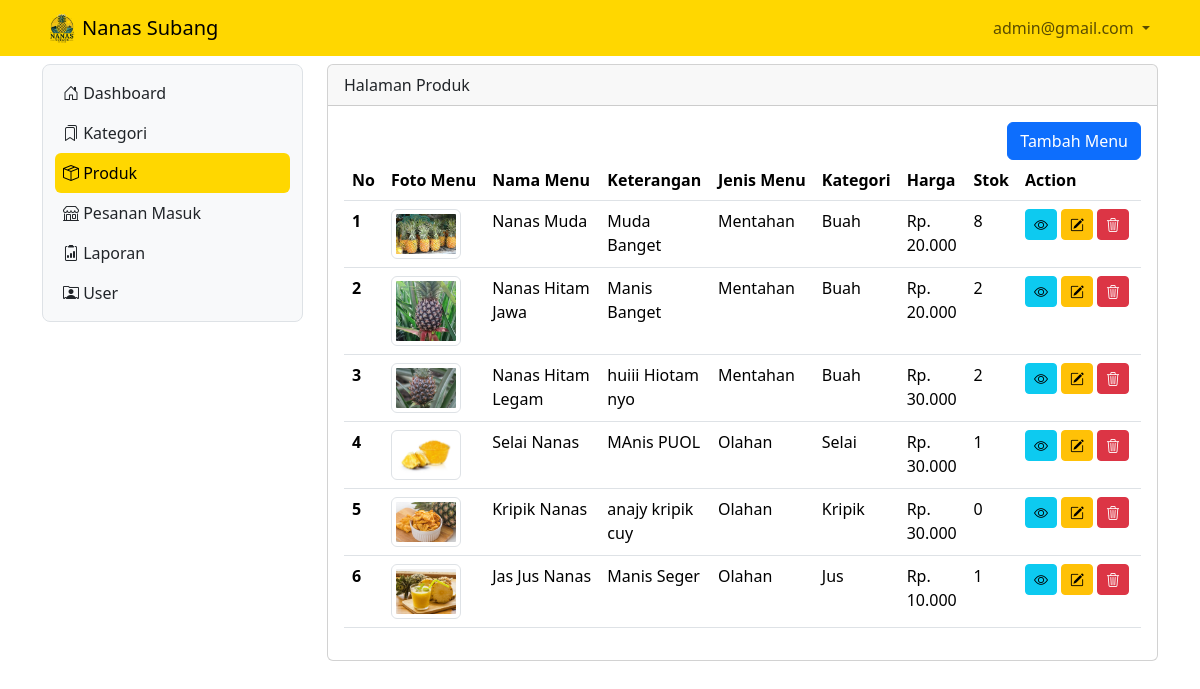
Page /admin/produk (signed in) on the committed database.
### tables this page shows
CREATE TABLE `tb_daftar_menu` (
  `id` int NOT NULL,
  `foto` varchar(200) DEFAULT NULL,
  `nama_menu` varchar(200) DEFAULT NULL,
  `keterangan` varchar(200) DEFAULT NULL,
  `kategori` int DEFAULT NULL,
  `harga` int DEFAULT NULL,
  `stok` int DEFAULT NULL
);

CREATE TABLE `tb_kategori` (
  `id_kategori` int NOT NULL,
  `jenis_menu` int DEFAULT NULL,
  `kategori_menu` varchar(50) DEFAULT NULL
);

### admin/proses/koneksi.php (called while the page is built, shortened)
<?php
if (!class_exists('Database')) {
    class Database
    {
        private $host = "localhost";
        private $user = "root";
        private $password = "";
        private $dbName = "sistem_penjualan_nanas";
        public $conn;
        public function __construct()
        {
            $this->conn = new mysqli($this->host, $this->user, $this->password, $this->dbName);
        }
        public function getConnection()
        {
            return $this->conn;
        }
    }
}

### admin/produk.php (the view, shortened to what this page needs)
<?php
include_once "proses/koneksi.php";
$db = new Database();
$conn = $db->getConnection();
$hasil = [];
$query = mysqli_query($conn, "SELECT * FROM tb_daftar_menu
    LEFT JOIN tb_kategori ON tb_kategori.id_kategori = tb_daftar_menu.kategori");
while ($record = mysqli_fetch_array($query)) {
    $hasil[] = $record;
}
$level_nanas = isset($_SESSION['level_nanas']) ? $_SESSION['level_nanas'] : 0;
?>
<div class="col-lg-9 mt-2">
    <div class="card">
        <div class="card-header">
            Halaman Produk
        </div>
        <div class="card-body">
            <div class="row">
                <div class="col d-flex justify-content-end">
                    <?php if ($level_nanas <= 1): ?>
                        <button class="btn btn-primary" data-bs-toggle="modal" data-bs-target="#Modal_Tambah_Menu"> Tambah Menu</button>
                    <?php endif; ?>
                </div>
            </div>
            <?php
            if (empty($hasil)) {
                echo "Data Menu Yang Dicari Tidak Ada";
            } else {
            ?>
                <div class="table-responsive">
                    <table class="table table-hover">
                        <thead>
                            <tr class="text-nowrap">
                                <th scope="col">No</th>
                                <th scope="col">Foto Menu</th>
                                <th scope="col">Nama Menu</th>
                                <th scope="col">Keterangan</th>
                                <th scope="col">Jenis Menu</th>
                                <th scope="col">Kategori</th>
                                <th scope="col">Harga</th>
                                <th scope="col">Stok</th>
                                <th scope="col">Action</th>
                            </tr>
                        </thead>
                        <tbody>
                            <?php
                            $no = 1;
                            foreach ($hasil as $row) {
                            ?>
                                <tr>
                                    <th scope="row"><?php echo $no++; ?></th>
                                    <td>
                                        <div style="width: 70px">
                                            <img src="assets/img/<?php echo $row['foto'] ?>" class="img-thumbnail" alt="...">
                                        </div>
                                    </td>
                                    <td><?php echo $row['nama_menu'] ?></td>
                                    <td><?php echo $row['keterangan'] ?></td>
                                    <td><?php echo ($row['jenis_menu'] == 1) ? "Mentahan" : "Olahan" ?></td>
                                    <td><?php echo $row['kategori_menu'] ?></td>
                                    <td>Rp. <?php echo number_format($row['harga'], 0, ',', '.') ?></td>
                                    <td><?php echo $row['stok'] ?></td>
                                    <td>
                                        <div class="d-flex">
                                            <button class="btn btn-info btn-sm me-1" data-bs-toggle="modal" data-bs-target="#Modal_View_Menu<?php echo $row['id'] ?>"><i class="bi bi-eye"></i></button>
                                            <button class="btn btn-warning btn-sm me-1" data-bs-toggle="modal" data-bs-target="#Modal_Edit_Menu<?php echo $row['id'] ?>"><i class="bi bi-pencil-square"></i></i></button>
                                            <?php if ($level_nanas <= 1): ?>
                                                <button class="btn btn-danger btn-sm me-1" data-bs-toggle="modal" data-bs-target="#Modal_Delete<?php echo $row['id'] ?>"><i class="bi bi-trash3"></i></button>
                                            <?php endif; ?>
                                        </div>
                                    </td>
                                </tr>
                            <?php
                            }
                            ?>
                        </tbody>
                    </table>
                </div>
            <?php
            }
            ?>
        </div>
    </div>
</div>

### admin/header.php (shortened to what this page needs)
<?php
include_once "proses/koneksi.php";
?>
<nav class="navbar navbar-expand sticky-top" style="background-color:gold">
    <div class="container-lg">
        <img src="assets/img/nnas.png" alt="Bootstrap" width="40" height="40">
        <a class="navbar-brand" href=".">Nanas Subang</a>
        <div class="collapse navbar-collapse justify-content-end" id="navbarNavDropdown">
            <ul class="navbar-nav">
                <li class="nav-item dropdown">
                    <a class="nav-link dropdown-toggle" href="#" role="button" data-bs-toggle="dropdown" aria-expanded="false">
                        <?php echo $hasil['username']; ?>
                    </a>
                </li>
            </ul>
        </div>
    </div>
</nav>

### rows in the picture
tb_daftar_menu: foto (picture), nama_menu "Nanas Muda", keterangan "Muda Banget", shows "Mentahan", kategori.kategori_menu "Buah", harga "20.000", stok "8"
tb_daftar_menu: foto (picture), nama_menu "Nanas Hitam Jawa", keterangan "Manis Banget", shows "Mentahan", kategori.kategori_menu "Buah", harga "20.000", stok "2"
tb_daftar_menu: foto (picture), nama_menu "Nanas Hitam Legam", keterangan "huiii Hiotam nyo", shows "Mentahan", kategori.kategori_menu "Buah", harga "30.000", stok "2"
tb_daftar_menu: foto (picture), nama_menu "Selai Nanas", keterangan "MAnis PUOL", shows "Olahan", kategori.kategori_menu "Selai", harga "30.000", stok "1"
tb_daftar_menu: foto (picture), nama_menu "Kripik Nanas", keterangan "anajy kripik cuy", shows "Olahan", kategori.kategori_menu "Kripik", harga "30.000", stok "0"
tb_daftar_menu: foto (picture), nama_menu "Jas Jus Nanas", keterangan "Manis Seger", shows "Olahan", kategori.kategori_menu "Jus", harga "10.000", stok "1"

### other values in the picture
$hasil['username'] "admin@gmail.com"
